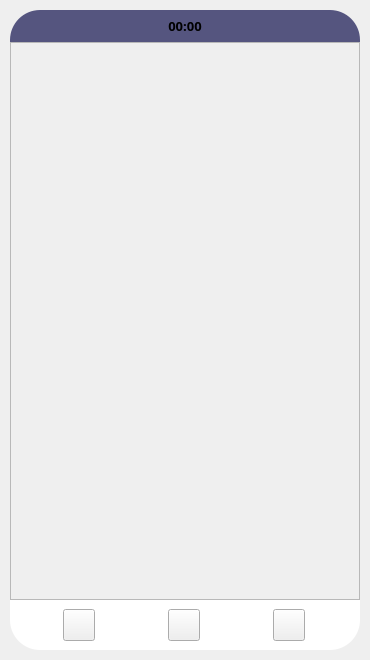
<?xml version="1.0" encoding="UTF-8"?>
<ui version="4.0">
 <class>MainWindow</class>
 <widget class="QMainWindow" name="MainWindow">
  <property name="geometry">
   <rect>
    <x>0</x>
    <y>0</y>
    <width>370</width>
    <height>660</height>
   </rect>
  </property>
  <property name="windowTitle">
   <string>MainWindow</string>
  </property>
  <widget class="QWidget" name="centralwidget">
   <widget class="QWidget" name="widget" native="true">
    <property name="geometry">
     <rect>
      <x>10</x>
      <y>10</y>
      <width>350</width>
      <height>640</height>
     </rect>
    </property>
    <property name="minimumSize">
     <size>
      <width>350</width>
      <height>640</height>
     </size>
    </property>
    <property name="maximumSize">
     <size>
      <width>350</width>
      <height>640</height>
     </size>
    </property>
    <property name="styleSheet">
     <string notr="true">QWidget#widget {
    background-color: rgb(255, 255, 255);
	border-radius: 30px;
}</string>
    </property>
    <layout class="QVBoxLayout" name="verticalLayout">
     <property name="spacing">
      <number>0</number>
     </property>
     <property name="leftMargin">
      <number>0</number>
     </property>
     <property name="topMargin">
      <number>0</number>
     </property>
     <property name="rightMargin">
      <number>0</number>
     </property>
     <property name="bottomMargin">
      <number>0</number>
     </property>
     <item>
      <widget class="QWidget" name="widget_2" native="true">
       <property name="minimumSize">
        <size>
         <width>0</width>
         <height>32</height>
        </size>
       </property>
       <property name="maximumSize">
        <size>
         <width>16777215</width>
         <height>32</height>
        </size>
       </property>
       <property name="styleSheet">
        <string notr="true">QWidget#widget_2 {
	background-color: rgb(85, 85, 127);
	border-top-left-radius: 30px;
	border-top-right-radius: 30px;
}</string>
       </property>
       <layout class="QHBoxLayout" name="horizontalLayout">
        <property name="spacing">
         <number>0</number>
        </property>
        <property name="leftMargin">
         <number>20</number>
        </property>
        <property name="topMargin">
         <number>0</number>
        </property>
        <property name="rightMargin">
         <number>20</number>
        </property>
        <property name="bottomMargin">
         <number>0</number>
        </property>
        <item>
         <widget class="QLabel" name="label_2">
          <property name="minimumSize">
           <size>
            <width>24</width>
            <height>24</height>
           </size>
          </property>
          <property name="maximumSize">
           <size>
            <width>24</width>
            <height>24</height>
           </size>
          </property>
          <property name="text">
           <string/>
          </property>
          <property name="pixmap">
           <pixmap>../resources/icons/wifi.png</pixmap>
          </property>
          <property name="scaledContents">
           <bool>true</bool>
          </property>
         </widget>
        </item>
        <item>
         <widget class="QLabel" name="label_3">
          <property name="font">
           <font>
            <family>Segoe UI Variable Display</family>
            <pointsize>10</pointsize>
            <bold>true</bold>
           </font>
          </property>
          <property name="text">
           <string>00:00</string>
          </property>
          <property name="alignment">
           <set>Qt::AlignCenter</set>
          </property>
         </widget>
        </item>
        <item>
         <widget class="QLabel" name="label">
          <property name="minimumSize">
           <size>
            <width>24</width>
            <height>24</height>
           </size>
          </property>
          <property name="maximumSize">
           <size>
            <width>24</width>
            <height>24</height>
           </size>
          </property>
          <property name="text">
           <string/>
          </property>
          <property name="pixmap">
           <pixmap>../resources/icons/battery.png</pixmap>
          </property>
          <property name="scaledContents">
           <bool>true</bool>
          </property>
         </widget>
        </item>
       </layout>
      </widget>
     </item>
     <item>
      <widget class="QScrollArea" name="scrollArea">
       <property name="widgetResizable">
        <bool>true</bool>
       </property>
       <widget class="QWidget" name="scrollAreaWidgetContents">
        <property name="geometry">
         <rect>
          <x>0</x>
          <y>0</y>
          <width>348</width>
          <height>556</height>
         </rect>
        </property>
       </widget>
      </widget>
     </item>
     <item>
      <widget class="QWidget" name="widget_3" native="true">
       <property name="minimumSize">
        <size>
         <width>0</width>
         <height>50</height>
        </size>
       </property>
       <property name="maximumSize">
        <size>
         <width>16777215</width>
         <height>50</height>
        </size>
       </property>
       <property name="styleSheet">
        <string notr="true">QWidget#widget_3 {
	background-color: rgb(85, 85, 127);
	border-bottom-left-radius: 30px;
	border-bottom-right-radius: 30px;
}

QWidget#widget_3 &gt; QPushButton {
    background-color: transparent;
}</string>
       </property>
       <layout class="QHBoxLayout" name="horizontalLayout_2">
        <property name="spacing">
         <number>50</number>
        </property>
        <property name="leftMargin">
         <number>30</number>
        </property>
        <property name="topMargin">
         <number>0</number>
        </property>
        <property name="rightMargin">
         <number>30</number>
        </property>
        <property name="bottomMargin">
         <number>0</number>
        </property>
        <item>
         <widget class="QPushButton" name="pushButton">
          <property name="minimumSize">
           <size>
            <width>32</width>
            <height>32</height>
           </size>
          </property>
          <property name="maximumSize">
           <size>
            <width>32</width>
            <height>32</height>
           </size>
          </property>
          <property name="text">
           <string/>
          </property>
          <property name="icon">
           <iconset>
            <normaloff>../resources/icons/double-screen.png</normaloff>../resources/icons/double-screen.png</iconset>
          </property>
          <property name="iconSize">
           <size>
            <width>32</width>
            <height>32</height>
           </size>
          </property>
         </widget>
        </item>
        <item>
         <widget class="QPushButton" name="pushButton_2">
          <property name="minimumSize">
           <size>
            <width>32</width>
            <height>32</height>
           </size>
          </property>
          <property name="maximumSize">
           <size>
            <width>32</width>
            <height>32</height>
           </size>
          </property>
          <property name="text">
           <string/>
          </property>
          <property name="icon">
           <iconset>
            <normaloff>../resources/icons/home.png</normaloff>../resources/icons/home.png</iconset>
          </property>
          <property name="iconSize">
           <size>
            <width>32</width>
            <height>32</height>
           </size>
          </property>
         </widget>
        </item>
        <item>
         <widget class="QPushButton" name="pushButton_3">
          <property name="minimumSize">
           <size>
            <width>32</width>
            <height>32</height>
           </size>
          </property>
          <property name="maximumSize">
           <size>
            <width>32</width>
            <height>32</height>
           </size>
          </property>
          <property name="text">
           <string/>
          </property>
          <property name="icon">
           <iconset>
            <normaloff>../resources/icons/go-back-arrow.png</normaloff>../resources/icons/go-back-arrow.png</iconset>
          </property>
          <property name="iconSize">
           <size>
            <width>32</width>
            <height>32</height>
           </size>
          </property>
         </widget>
        </item>
       </layout>
      </widget>
     </item>
    </layout>
   </widget>
  </widget>
 </widget>
 <resources/>
 <connections/>
</ui>
